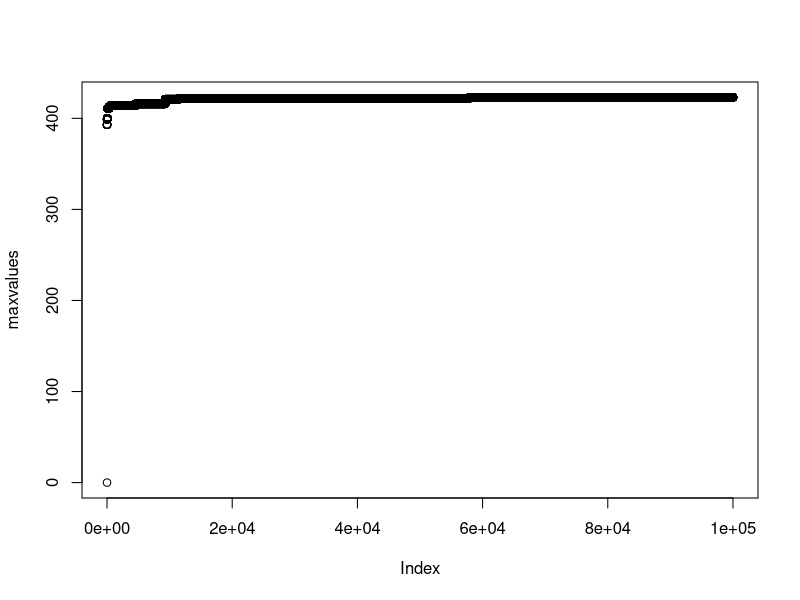

The R script that drew this image:
rm(list=ls())

#declare variables
b = 100000 #no of iterations
weights = c(4,3,2,1)
values = c(15,10,9,5)
listvalues = c(b,1)
maxvalues = c(b+1,1)
maxvalues[1] = 0

for (j in 1:b) {
  weight = 0
  value = 0
  i = 1
  item = c()
  #loop to generate thetas  
  while (weight < 100) {
    item[i] = sample(1:4,1) #generate a uniform random number between 1 and 4
    weight = weight+weights[item[i]]
    value = value + values[item[i]]
    i=i+1
  }
  if (weight <= 100) {
    listvalues[j] = value 
  } else {
    #if weight is > 100, remove last element
    value = value-values[item[i-1]]
    item[i-1]=-1
    listvalues[j] = value
  }
  if (listvalues[j]>maxvalues[j]){
    maxvalues[j+1] = listvalues[j]
    thetahat = item
  } else {
    maxvalues[j+1] = maxvalues[j]
  }
}
plot(maxvalues,title="Optimal Value at each Iteration")
print("Optimal Solution:")
table(thetahat)
print("Last Iteration:")
table(item)
